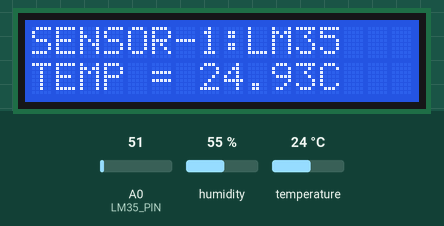
Recording of a sketch running on a simulated Arduino Uno, built with avr-gcc and run on an emulated ATmega328P. Parts: 16×2 character LCD. Wiring (inferred from the names in the program): DHT11 sensor: data A2. The test bench sets the inputs (shaded band); at power-on: humidity 55 %, A0 (LM35_PIN) = 51, temperature 24 °C. What the sketch prints to the serial monitor is not drawn.

Above: at 1.2 s.
1.3 s: humidity set to 22 %
At 4.8 s:
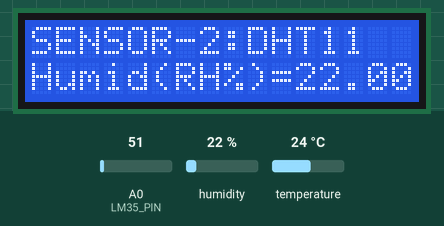
15.3 s: A0 (LM35_PIN) set to 61
At 29.2 s:
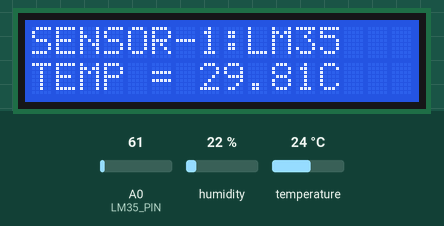
29.3 s: humidity set to 40 %
At 33.5 s:
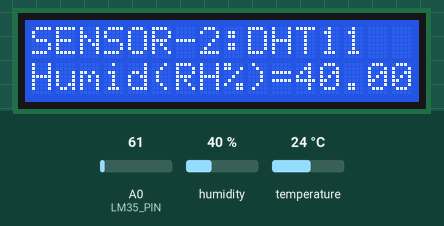
43.3 s: A0 (LM35_PIN) set to 71
57.3 s: humidity set to 68 %
At 61.0 s:
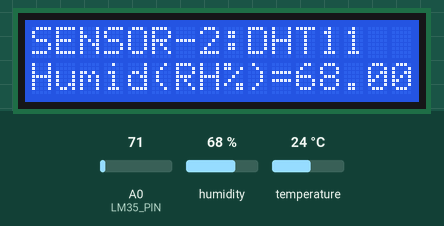
71.3 s: A0 (LM35_PIN) set to 86
At 86.0 s:
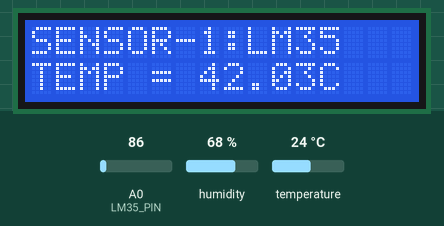
Timing chart, 0 to 86.3 s (numbered marks = the images above; inputs shaded):
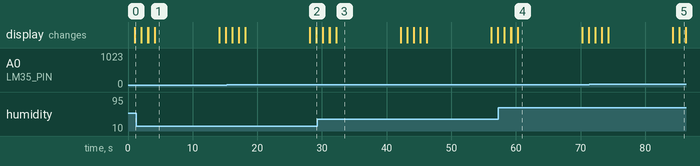

Measured:
- what the display in image 1 shows lasts 10.0 s, from 4.1 s to 14.1 s
- what the display in image 5 shows lasts 1.0 s, from 85.3 s to 86.3 s

The sketch:

transmitter.ino
```cpp
// include the library code:
#include <LiquidCrystal.h>
#include"dht.h"

// initialize the library with the numbers of the interface pins
LiquidCrystal lcd(6,7,8,9,10,11);
#define LM35_PIN A0
#define DHT11_PIN A2

dht DHT;

void chk_dht()
{
int chk = DHT.read11(DHT11_PIN);
  switch (chk)
  {
    case DHTLIB_OK:
    lcd.print("OK");
    break;
    case DHTLIB_ERROR_CHECKSUM:
    lcd.print("error");
                break;
    case DHTLIB_ERROR_TIMEOUT:
    lcd.print("error");
                  break;
    default:
    lcd.print("error");
                 break;
  }
}

void read_dht()
{
float test = DHT.humidity;
  lcd.print(test);
  Serial.print(DHT.humidity, 1);
  Serial.print("*");
}

void setup() {
  // put your setup code here, to run once:
  lcd.begin(16, 2);
  // Print a message to the LCD.
  lcd.print("Sigma Hightech.");
//pinMode(A0,INPUT);
Serial.begin(9600);

}

void loop() {
  // put your main code here, to run repeatedly:
float vout = analogRead(LM35_PIN);
float tempc = (vout * 500)/1023;
    lcd.clear();
    lcd.setCursor(0, 0);
    lcd.print("SENSOR-1:LM35");
    delay(1000);
    lcd.setCursor(0, 1);
    lcd.print("TEMP = ");
    lcd.print(tempc);
    Serial.print(tempc);
    Serial.print("*");
    lcd.print("C");
    delay(1000);
    lcd.setCursor(0, 0);
    lcd.print("SENSOR-2:DHT11");
     delay(1000);
     lcd.setCursor(0,1);
    lcd.print("Sensor Stat= ");
    chk_dht();
    delay(1000);
    lcd.setCursor(0,1);
    lcd.print("Humid(RH%)=");
    read_dht();
delay(10000);
}
```

dht.cpp
```cpp
//
//    FILE: dht.cpp
//  AUTHOR: Rob Tillaart
// VERSION: 0.1.10
// PURPOSE: DHT Temperature & Humidity Sensor library for Arduino
//     URL: http://arduino.cc/playground/Main/DHTLib
//
// HISTORY:
// 0.1.10 optimized faster WAKEUP + TIMEOUT
// 0.1.09 optimize size: timeout check + use of mask
// 0.1.08 added formula for timeout based upon clockspeed
// 0.1.07 added support for DHT21
// 0.1.06 minimize footprint (2012-12-27)
// 0.1.05 fixed negative temperature bug (thanks to Roseman)
// 0.1.04 improved readability of code using DHTLIB_OK in code
// 0.1.03 added error values for temp and humidity when read failed
// 0.1.02 added error codes
// 0.1.01 added support for Arduino 1.0, fixed typos (31/12/2011)
// 0.1.0 by Rob Tillaart (01/04/2011)
//
// inspired by DHT11 library
//
// Released to the public domain
//

#include "dht.h"

// max timeout is 100usec.
// For a 16Mhz proc that is max 1600 clock cycles
// loops using TIMEOUT use at least 4 clock cycli
// so 100 us takes max 400 loops
// so by dividing F_CPU by 40000 we "fail" as fast as possible
#define TIMEOUT (F_CPU/40000)


/////////////////////////////////////////////////////
//
// PUBLIC
//

// return values:
// DHTLIB_OK
// DHTLIB_ERROR_CHECKSUM
// DHTLIB_ERROR_TIMEOUT
int dht::read11(uint8_t pin)
{
    // READ VALUES
    int rv = read(pin, DHTLIB_DHT11_WAKEUP);
    if (rv != DHTLIB_OK)
    {
        humidity    = DHTLIB_INVALID_VALUE; // invalid value, or is NaN prefered?
        temperature = DHTLIB_INVALID_VALUE; // invalid value
        return rv;
    }

    // CONVERT AND STORE
    humidity    = bits[0];  // bits[1] == 0;
    temperature = bits[2];  // bits[3] == 0;

    // TEST CHECKSUM
    // bits[1] && bits[3] both 0
    uint8_t sum = bits[0] + bits[2];
    if (bits[4] != sum) return DHTLIB_ERROR_CHECKSUM;

    return DHTLIB_OK;
}

// return values:
// DHTLIB_OK
// DHTLIB_ERROR_CHECKSUM
// DHTLIB_ERROR_TIMEOUT
int dht::read21(uint8_t pin)
{
    // dataformat & wakeup identical to DHT22
    return read22(pin);
}

// return values:
// DHTLIB_OK
// DHTLIB_ERROR_CHECKSUM
// DHTLIB_ERROR_TIMEOUT
int dht::read22(uint8_t pin)
{
    // READ VALUES
    int rv = read(pin, DHTLIB_DHT22_WAKEUP);
    if (rv != DHTLIB_OK)
    {
        humidity    = DHTLIB_INVALID_VALUE;  // invalid value, or is NaN prefered?
        temperature = DHTLIB_INVALID_VALUE;  // invalid value
        return rv; // propagate error value
    }

    // CONVERT AND STORE
    humidity = word(bits[0], bits[1]) * 0.1;

    if (bits[2] & 0x80) // negative temperature
    {
        temperature = -0.1 * word(bits[2] & 0x7F, bits[3]);
    }
    else
    {
        temperature = 0.1 * word(bits[2], bits[3]);
    }

    // TEST CHECKSUM
    uint8_t sum = bits[0] + bits[1] + bits[2] + bits[3];
    if (bits[4] != sum) return DHTLIB_ERROR_CHECKSUM;

    return DHTLIB_OK;
}

/////////////////////////////////////////////////////
//
// PRIVATE
//

// return values:
// DHTLIB_OK
// DHTLIB_ERROR_TIMEOUT
int dht::read(uint8_t pin, uint8_t wakeupDelay)
{
    // INIT BUFFERVAR TO RECEIVE DATA
    uint8_t mask = 128;
    uint8_t idx = 0;

    // EMPTY BUFFER
    for (uint8_t i = 0; i < 5; i++) bits[i] = 0;

    // REQUEST SAMPLE
    pinMode(pin, OUTPUT);
    digitalWrite(pin, LOW);
    delay(wakeupDelay);
    digitalWrite(pin, HIGH);
    delayMicroseconds(40);
    pinMode(pin, INPUT);

    // GET ACKNOWLEDGE or TIMEOUT
    unsigned int loopCnt = TIMEOUT;
    while(digitalRead(pin) == LOW)
    {
        if (--loopCnt == 0) return DHTLIB_ERROR_TIMEOUT;
    }

    loopCnt = TIMEOUT;
    while(digitalRead(pin) == HIGH)
    {
        if (--loopCnt == 0) return DHTLIB_ERROR_TIMEOUT;
    }

    // READ THE OUTPUT - 40 BITS => 5 BYTES
    for (uint8_t i = 0; i < 40; i++)
    {
        loopCnt = TIMEOUT;
        while(digitalRead(pin) == LOW)
        {
            if (--loopCnt == 0) return DHTLIB_ERROR_TIMEOUT;
        }

        unsigned long t = micros();

        loopCnt = TIMEOUT;
        while(digitalRead(pin) == HIGH)
        {
            if (--loopCnt == 0) return DHTLIB_ERROR_TIMEOUT;
        }

        if ((micros() - t) > 40) bits[idx] |= mask;
        mask >>= 1;
        if (mask == 0)   // next byte?
        {
            mask = 128;
            idx++;
        }
    }
    return DHTLIB_OK;
}
//
// END OF FILE
//
```

dht.h
```cpp
//
//    FILE: dht.h
//  AUTHOR: Rob Tillaart
// VERSION: 0.1.10
// PURPOSE: DHT Temperature & Humidity Sensor library for Arduino
//     URL: http://arduino.cc/playground/Main/DHTLib
//
// HISTORY:
// see dht.cpp file
//

#ifndef dht_h
#define dht_h

#if ARDUINO < 100
#include <WProgram.h>
#else
#include <Arduino.h>
#endif

#define DHT_LIB_VERSION "0.1.10"

#define DHTLIB_OK                0
#define DHTLIB_ERROR_CHECKSUM   -1
#define DHTLIB_ERROR_TIMEOUT    -2
#define DHTLIB_INVALID_VALUE    -999

#define DHTLIB_DHT11_WAKEUP     18
#define DHTLIB_DHT22_WAKEUP     1


class dht
{
public:
    int read11(uint8_t pin);
    int read21(uint8_t pin);
    int read22(uint8_t pin);

    double humidity;
    double temperature;

private:
    uint8_t bits[5];  // buffer to receive data
    int read(uint8_t pin, uint8_t wakeupDelay);
};
#endif
//
// END OF FILE
//
```
